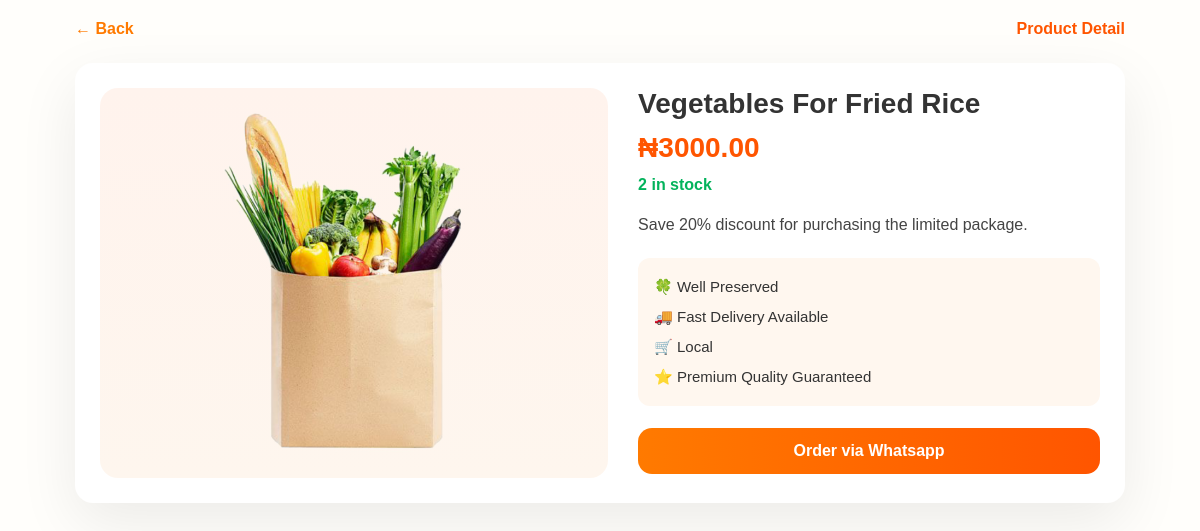
The app's page /bundle/1/ with its own data.
### shop/models.py (models this page shows, shortened)
class Bundles(models.Model):
    owner = models.ForeignKey(User, on_delete=models.CASCADE)
    name = models.CharField(max_length=50)
    price = models.DecimalField(max_digits=255, decimal_places=2)
    stock = models.IntegerField(default=1)
    description = models.TextField()
    quality = models.IntegerField(choices=QualityType, default=3)
    type = models.IntegerField(choices=ProductType, default=3)
    image = models.ImageField(upload_to='bundleImage', default='LA.png')

### shop/views.py (the view)
# urls.py: path('bundle/<int:pk>/', BundleDetail.as_view(), name='bundledetail'),
class BundleDetail(DetailView):
    model = Bundles
    template_name = 'shop/detail.html'
    context_object_name = 'product'

### shop/templates/shop/detail.html (shortened to what this page needs)
{% load static %}
<!DOCTYPE html>
<html lang="en">
<head>
</head>
<body>
<div class="container">
    <div class="header">
        <a href="{% url 'home' %}">← Back</a>
        <strong style="color:var(--accent-2);">Product Detail</strong>
    </div>
    <div class="detail-box">
        <div class="image-box">
            <img src="{{ product.image.url }}" alt="{{ product.name }}">
        </div>
        <div class="info">
            <h1>{{ product.name }}</h1>
            <div class="price-tag">₦{{ product.price }}</div>
            <div class="stock">
                {{ product.stock }} in stock
            </div>
            <p class="desc">
                {{ product.description }}
            </p>
            <div class="features">
                <div>🍀 {{product.get_quality_display}}</div>
                <div>🚚 Fast Delivery Available</div>
                <div>🛒 {{product.get_type_display}}</div>
                <div>⭐ Premium Quality Guaranteed</div>
            </div>
            <button class="buy-btn">
                <a href="https://wa.me/2349134308908?text=I%20want%20to%20order%0AProduct:%20{{product.name|urlencode}}%0ADescription:%20{{product.description|truncatechars:100|urlencode}}%0APrice:%20₦{{product.price|urlencode}}." style="color: white; text-decoration: none;">
                 Order via Whatsapp
                </a>
            </button>
        </div>
    </div>
</div>
</body>
</html>

### shop/templates/shop/detail.html (style rules this page uses)
:root { --card:#ffffff; --accent:#ff7a00; --accent-2:#ff5500; --green:#03b35c; --shadow:0 20px 60px rgba(0,0,0,0.08); --muted:#8b8b8b; }
body { margin:0; padding:0; font-family:Arial, sans-serif; background:#fffefb; color:#333; }
.container { width:92%; max-width:1050px; margin:auto; padding:20px 0; }
.header { display:flex; justify-content:space-between; align-items:center; margin-bottom:25px; }
.header a { color:var(--accent); font-weight:bold; text-decoration:none; font-size:16px; }
.detail-box { background:var(--card); padding:25px; border-radius:18px; box-shadow:var(--shadow); display:grid; grid-template-columns:1.1fr 1fr; gap:30px; }
.image-box { background:linear-gradient(180deg,#fff3ed,#fef6ee); border-radius:18px; padding:20px; display:grid; place-items:center; }
.image-box img { width:100%; height:350px; object-fit:contain; }
.info h1 { margin:0; font-size:28px; }
.price-tag { margin:12px 0; font-size:28px; font-weight:900; color:var(--accent-2); }
.stock { color:var(--green); margin-bottom:18px; font-weight:bold; }
.desc { line-height:1.6; color:#444; margin-bottom:20px; }
.features { background:#fff7ef; padding:14px 16px; border-radius:12px; margin-bottom:22px; }
.features div { padding:6px 0; font-size:15px; display:flex; gap:8px; align-items:center; }
.buy-btn { background:linear-gradient(90deg,var(--accent),var(--accent-2)); padding:14px 20px; border:none; border-radius:14px; color:white; font-weight:bold; font-size:16px; cursor:pointer; width:100%; transition:0.25s; }

### records on screen
Bundles: image (picture), name "Vegetables For Fried Rice", price "3000.00", stock "2", description "Save 20% discount for purchasing the limited package.", quality "Well Preserved", type "Local"
